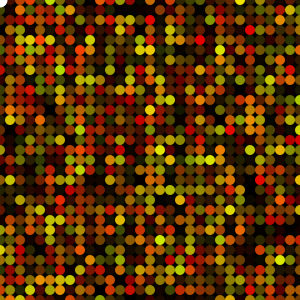
Frame 1 (no input)
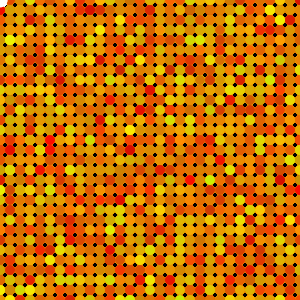
Frame 60 (the mouse pressed at the canvas centre just before this capture)
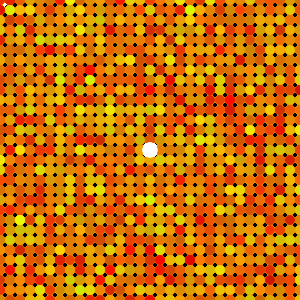
Frame 120 (the mouse held since frame 60 and released just before this capture)

The Processing sketch that drew these frames (run headless with seeded random() and noise(); from frame 60 on, the mouse is pressed at the canvas centre):

// Processing sketch: escalamasiva2
// ── escalamasiva2.pde
//Aquest es un projecte creat per Carlos Cevallos Manzano
//1r ASIX Tarda
 
//variable grosor del dibuix de pantalla
int gd;
//altres variables
int h=10;
//color linea
int c=0;
//movimiento
int d=0;
int z=0;
 
void setup () {
  size (300, 300);
  noStroke ();
  background (#000000);
  gd=10;
   
}
 
void draw (){
   
  //fondo sobre el que se ejecutará las lineas
  //a = anchura // h= altura
  for (int a=0; a<=height; a=a+gd){
    for (int h=0; h<=width; h+=gd){
      fill (random(200,255),random(0,255),0, random(0,255));
      ellipse (a,h, gd, gd);
    }
  }
   
  if (mousePressed && (mouseButton == LEFT)){
    for (int v=0; v<=300; v=v+gd){
      for (int b=0; b<=300;b=b+gd){
        fill (mouseX);
        ellipse (v,b, gd, gd);
       }
    }
  }
  
   
  if (mousePressed && (mouseButton == RIGHT)){
    for (int v=0; v<=300; v=v+gd){
      for (int b=0; b<=300;b=b+gd){
        fill (mouseX,random(0,255),mouseY);
        rect (v,b, gd, gd);
      }
    }
  }
   
  int ratonX = mouseX - (mouseX % gd);
  int ratonY = mouseY - (mouseY % gd);
  fill(255);
  ellipse(ratonX, ratonY, 15,15);
  }
